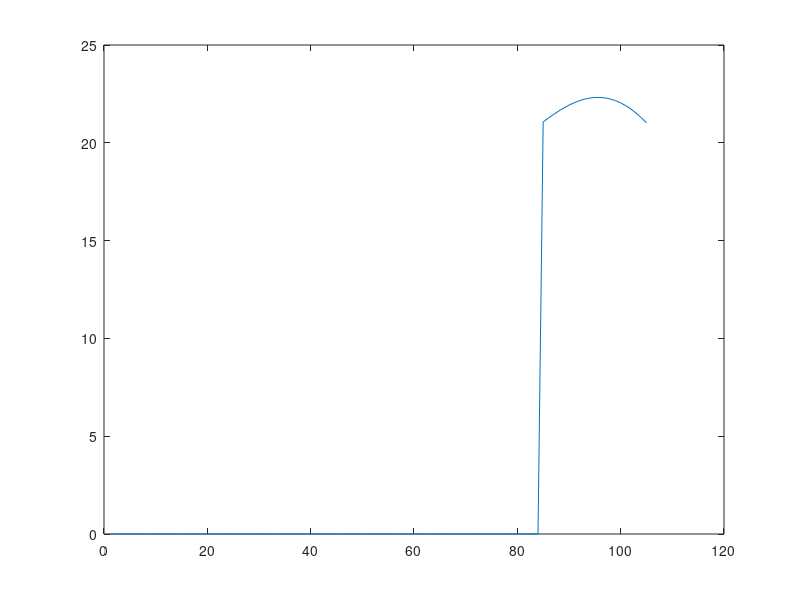

Recreate this plot in MATLAB.
% Routine 1.2
n=5000;                                     % number of passersby
p=100/n;                                    % probability of a sale
clear E;                                       % clear the variable E
for m=85:105                              % buy m papers
    pk=(1-p)^n                             % initialize p(0)
    e=-.5*m*pk                             % loss with no sales
    for k=1:m                                % sum profit for k <= m
        pk=(n-k+1)*p*pk/((1-p)*k);    % p(k) obtained from p(k-1)
        e=e+(0.75*k - 0.5*m)*pk;          % profit selling kth paper
    end;                                         % finish profit for k <= m
    for k=m+1:n                             % sum profit for k > m
        pk=(n-k+1)*p*pk/((1-p)*k);     % p(k) obtained from p(k-1)
        e=e+(0.25*m)*pk;                    % profit selling kth paper
    end;                                          % finish profit for k > m
    E(m)=e;                                     % profit from selling m papers
end;                                              % end experiment with m
plot(E)  
